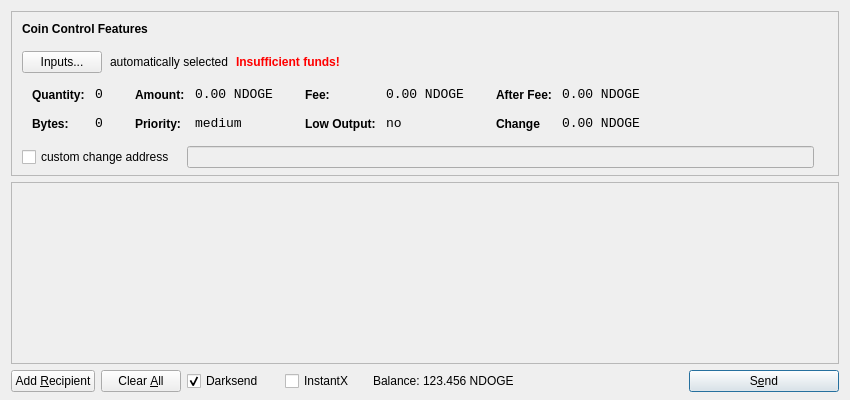
<?xml version="1.0" encoding="UTF-8"?>
<ui version="4.0">
 <class>SendCoinsDialog</class>
 <widget class="QDialog" name="SendCoinsDialog">
  <property name="geometry">
   <rect>
    <x>0</x>
    <y>0</y>
    <width>850</width>
    <height>400</height>
   </rect>
  </property>
  <property name="windowTitle">
   <string>Send Coins</string>
  </property>
  <layout class="QVBoxLayout" name="verticalLayout" stretch="0,1,0">
   <property name="bottomMargin">
    <number>8</number>
   </property>
   <item>
    <widget class="QFrame" name="frameCoinControl">
     <property name="sizePolicy">
      <sizepolicy hsizetype="Expanding" vsizetype="Expanding">
       <horstretch>0</horstretch>
       <verstretch>0</verstretch>
      </sizepolicy>
     </property>
     <property name="maximumSize">
      <size>
       <width>16777215</width>
       <height>16777215</height>
      </size>
     </property>
     <property name="frameShape">
      <enum>QFrame::StyledPanel</enum>
     </property>
     <property name="frameShadow">
      <enum>QFrame::Sunken</enum>
     </property>
     <layout class="QVBoxLayout" name="verticalLayoutCoinControl2">
      <property name="spacing">
       <number>-1</number>
      </property>
      <property name="leftMargin">
       <number>0</number>
      </property>
      <property name="topMargin">
       <number>0</number>
      </property>
      <property name="rightMargin">
       <number>0</number>
      </property>
      <property name="bottomMargin">
       <number>6</number>
      </property>
      <item>
       <layout class="QVBoxLayout" name="verticalLayoutCoinControl" stretch="0,0,0,0,1">
        <property name="spacing">
         <number>0</number>
        </property>
        <property name="leftMargin">
         <number>10</number>
        </property>
        <property name="topMargin">
         <number>10</number>
        </property>
        <item>
         <layout class="QHBoxLayout" name="horizontalLayoutCoinControl1">
          <property name="bottomMargin">
           <number>15</number>
          </property>
          <item>
           <widget class="QLabel" name="labelCoinControlFeatures">
            <property name="sizePolicy">
             <sizepolicy hsizetype="Preferred" vsizetype="Maximum">
              <horstretch>0</horstretch>
              <verstretch>0</verstretch>
             </sizepolicy>
            </property>
            <property name="font">
             <font>
              <weight>75</weight>
              <bold>true</bold>
             </font>
            </property>
            <property name="styleSheet">
             <string notr="true">font-weight:bold;</string>
            </property>
            <property name="text">
             <string>Coin Control Features</string>
            </property>
           </widget>
          </item>
         </layout>
        </item>
        <item>
         <layout class="QHBoxLayout" name="horizontalLayoutCoinControl2" stretch="0,0,0,0">
          <property name="spacing">
           <number>8</number>
          </property>
          <property name="bottomMargin">
           <number>10</number>
          </property>
          <item>
           <widget class="QPushButton" name="pushButtonCoinControl">
            <property name="styleSheet">
             <string notr="true"/>
            </property>
            <property name="text">
             <string>Inputs...</string>
            </property>
           </widget>
          </item>
          <item>
           <widget class="QLabel" name="labelCoinControlAutomaticallySelected">
            <property name="text">
             <string>automatically selected</string>
            </property>
            <property name="margin">
             <number>5</number>
            </property>
           </widget>
          </item>
          <item>
           <widget class="QLabel" name="labelCoinControlInsuffFunds">
            <property name="font">
             <font>
              <weight>75</weight>
              <bold>true</bold>
             </font>
            </property>
            <property name="styleSheet">
             <string notr="true">color:red;font-weight:bold;</string>
            </property>
            <property name="text">
             <string>Insufficient funds!</string>
            </property>
            <property name="margin">
             <number>5</number>
            </property>
           </widget>
          </item>
          <item>
           <spacer name="horizontalSpacerCoinControl">
            <property name="orientation">
             <enum>Qt::Horizontal</enum>
            </property>
            <property name="sizeHint" stdset="0">
             <size>
              <width>40</width>
              <height>1</height>
             </size>
            </property>
           </spacer>
          </item>
         </layout>
        </item>
        <item>
         <widget class="QWidget" name="widgetCoinControl" native="true">
          <property name="sizePolicy">
           <sizepolicy hsizetype="Preferred" vsizetype="Preferred">
            <horstretch>0</horstretch>
            <verstretch>0</verstretch>
           </sizepolicy>
          </property>
          <property name="minimumSize">
           <size>
            <width>0</width>
            <height>0</height>
           </size>
          </property>
          <property name="styleSheet">
           <string notr="true"/>
          </property>
          <layout class="QHBoxLayout" name="horizontalLayoutCoinControl5">
           <property name="margin">
            <number>0</number>
           </property>
           <item>
            <layout class="QHBoxLayout" name="horizontalLayoutCoinControl3" stretch="0,0,0,1">
             <property name="spacing">
              <number>20</number>
             </property>
             <property name="topMargin">
              <number>0</number>
             </property>
             <property name="bottomMargin">
              <number>10</number>
             </property>
             <item>
              <layout class="QFormLayout" name="formLayoutCoinControl1">
               <property name="horizontalSpacing">
                <number>10</number>
               </property>
               <property name="verticalSpacing">
                <number>14</number>
               </property>
               <property name="leftMargin">
                <number>10</number>
               </property>
               <property name="topMargin">
                <number>4</number>
               </property>
               <property name="rightMargin">
                <number>6</number>
               </property>
               <item row="0" column="0">
                <widget class="QLabel" name="labelCoinControlQuantityText">
                 <property name="styleSheet">
                  <string notr="true">font-weight:bold;</string>
                 </property>
                 <property name="text">
                  <string>Quantity:</string>
                 </property>
                 <property name="margin">
                  <number>0</number>
                 </property>
                </widget>
               </item>
               <item row="0" column="1">
                <widget class="QLabel" name="labelCoinControlQuantity">
                 <property name="font">
                  <font>
                   <family>Monospace</family>
                   <pointsize>10</pointsize>
                  </font>
                 </property>
                 <property name="cursor">
                  <cursorShape>IBeamCursor</cursorShape>
                 </property>
                 <property name="contextMenuPolicy">
                  <enum>Qt::ActionsContextMenu</enum>
                 </property>
                 <property name="text">
                  <string>0</string>
                 </property>
                 <property name="margin">
                  <number>0</number>
                 </property>
                 <property name="textInteractionFlags">
                  <set>Qt::LinksAccessibleByMouse|Qt::TextSelectableByKeyboard|Qt::TextSelectableByMouse</set>
                 </property>
                </widget>
               </item>
               <item row="1" column="0">
                <widget class="QLabel" name="labelCoinControlBytesText">
                 <property name="styleSheet">
                  <string notr="true">font-weight:bold;</string>
                 </property>
                 <property name="text">
                  <string>Bytes:</string>
                 </property>
                </widget>
               </item>
               <item row="1" column="1">
                <widget class="QLabel" name="labelCoinControlBytes">
                 <property name="font">
                  <font>
                   <family>Monospace</family>
                   <pointsize>10</pointsize>
                  </font>
                 </property>
                 <property name="cursor">
                  <cursorShape>IBeamCursor</cursorShape>
                 </property>
                 <property name="contextMenuPolicy">
                  <enum>Qt::ActionsContextMenu</enum>
                 </property>
                 <property name="text">
                  <string>0</string>
                 </property>
                 <property name="textInteractionFlags">
                  <set>Qt::LinksAccessibleByMouse|Qt::TextSelectableByKeyboard|Qt::TextSelectableByMouse</set>
                 </property>
                </widget>
               </item>
              </layout>
             </item>
             <item>
              <layout class="QFormLayout" name="formLayoutCoinControl2">
               <property name="horizontalSpacing">
                <number>10</number>
               </property>
               <property name="verticalSpacing">
                <number>14</number>
               </property>
               <property name="leftMargin">
                <number>6</number>
               </property>
               <property name="topMargin">
                <number>4</number>
               </property>
               <property name="rightMargin">
                <number>6</number>
               </property>
               <item row="0" column="0">
                <widget class="QLabel" name="labelCoinControlAmountText">
                 <property name="styleSheet">
                  <string notr="true">font-weight:bold;</string>
                 </property>
                 <property name="text">
                  <string>Amount:</string>
                 </property>
                 <property name="margin">
                  <number>0</number>
                 </property>
                </widget>
               </item>
               <item row="0" column="1">
                <widget class="QLabel" name="labelCoinControlAmount">
                 <property name="font">
                  <font>
                   <family>Monospace</family>
                   <pointsize>10</pointsize>
                  </font>
                 </property>
                 <property name="cursor">
                  <cursorShape>IBeamCursor</cursorShape>
                 </property>
                 <property name="contextMenuPolicy">
                  <enum>Qt::ActionsContextMenu</enum>
                 </property>
                 <property name="text">
                  <string>0.00 NDOGE</string>
                 </property>
                 <property name="textInteractionFlags">
                  <set>Qt::LinksAccessibleByMouse|Qt::TextSelectableByKeyboard|Qt::TextSelectableByMouse</set>
                 </property>
                </widget>
               </item>
               <item row="1" column="0">
                <widget class="QLabel" name="labelCoinControlPriorityText">
                 <property name="styleSheet">
                  <string notr="true">font-weight:bold;</string>
                 </property>
                 <property name="text">
                  <string>Priority:</string>
                 </property>
                </widget>
               </item>
               <item row="1" column="1">
                <widget class="QLabel" name="labelCoinControlPriority">
                 <property name="font">
                  <font>
                   <family>Monospace</family>
                   <pointsize>10</pointsize>
                  </font>
                 </property>
                 <property name="cursor">
                  <cursorShape>IBeamCursor</cursorShape>
                 </property>
                 <property name="contextMenuPolicy">
                  <enum>Qt::ActionsContextMenu</enum>
                 </property>
                 <property name="text">
                  <string>medium</string>
                 </property>
                 <property name="textInteractionFlags">
                  <set>Qt::LinksAccessibleByMouse|Qt::TextSelectableByKeyboard|Qt::TextSelectableByMouse</set>
                 </property>
                </widget>
               </item>
              </layout>
             </item>
             <item>
              <layout class="QFormLayout" name="formLayoutCoinControl3">
               <property name="horizontalSpacing">
                <number>10</number>
               </property>
               <property name="verticalSpacing">
                <number>14</number>
               </property>
               <property name="leftMargin">
                <number>6</number>
               </property>
               <property name="topMargin">
                <number>4</number>
               </property>
               <property name="rightMargin">
                <number>6</number>
               </property>
               <item row="0" column="0">
                <widget class="QLabel" name="labelCoinControlFeeText">
                 <property name="styleSheet">
                  <string notr="true">font-weight:bold;</string>
                 </property>
                 <property name="text">
                  <string>Fee:</string>
                 </property>
                 <property name="margin">
                  <number>0</number>
                 </property>
                </widget>
               </item>
               <item row="0" column="1">
                <widget class="QLabel" name="labelCoinControlFee">
                 <property name="font">
                  <font>
                   <family>Monospace</family>
                   <pointsize>10</pointsize>
                  </font>
                 </property>
                 <property name="cursor">
                  <cursorShape>IBeamCursor</cursorShape>
                 </property>
                 <property name="contextMenuPolicy">
                  <enum>Qt::ActionsContextMenu</enum>
                 </property>
                 <property name="text">
                  <string>0.00 NDOGE</string>
                 </property>
                 <property name="textInteractionFlags">
                  <set>Qt::LinksAccessibleByMouse|Qt::TextSelectableByKeyboard|Qt::TextSelectableByMouse</set>
                 </property>
                </widget>
               </item>
               <item row="1" column="0">
                <widget class="QLabel" name="labelCoinControlLowOutputText">
                 <property name="styleSheet">
                  <string notr="true">font-weight:bold;</string>
                 </property>
                 <property name="text">
                  <string>Low Output:</string>
                 </property>
                </widget>
               </item>
               <item row="1" column="1">
                <widget class="QLabel" name="labelCoinControlLowOutput">
                 <property name="font">
                  <font>
                   <family>Monospace</family>
                   <pointsize>10</pointsize>
                  </font>
                 </property>
                 <property name="cursor">
                  <cursorShape>IBeamCursor</cursorShape>
                 </property>
                 <property name="contextMenuPolicy">
                  <enum>Qt::ActionsContextMenu</enum>
                 </property>
                 <property name="text">
                  <string>no</string>
                 </property>
                 <property name="textInteractionFlags">
                  <set>Qt::LinksAccessibleByMouse|Qt::TextSelectableByKeyboard|Qt::TextSelectableByMouse</set>
                 </property>
                </widget>
               </item>
              </layout>
             </item>
             <item>
              <layout class="QFormLayout" name="formLayoutCoinControl4">
               <property name="horizontalSpacing">
                <number>10</number>
               </property>
               <property name="verticalSpacing">
                <number>14</number>
               </property>
               <property name="leftMargin">
                <number>6</number>
               </property>
               <property name="topMargin">
                <number>4</number>
               </property>
               <property name="rightMargin">
                <number>6</number>
               </property>
               <item row="0" column="0">
                <widget class="QLabel" name="labelCoinControlAfterFeeText">
                 <property name="styleSheet">
                  <string notr="true">font-weight:bold;</string>
                 </property>
                 <property name="text">
                  <string>After Fee:</string>
                 </property>
                 <property name="margin">
                  <number>0</number>
                 </property>
                </widget>
               </item>
               <item row="0" column="1">
                <widget class="QLabel" name="labelCoinControlAfterFee">
                 <property name="font">
                  <font>
                   <family>Monospace</family>
                   <pointsize>10</pointsize>
                  </font>
                 </property>
                 <property name="cursor">
                  <cursorShape>IBeamCursor</cursorShape>
                 </property>
                 <property name="contextMenuPolicy">
                  <enum>Qt::ActionsContextMenu</enum>
                 </property>
                 <property name="text">
                  <string>0.00 NDOGE</string>
                 </property>
                 <property name="textInteractionFlags">
                  <set>Qt::LinksAccessibleByMouse|Qt::TextSelectableByKeyboard|Qt::TextSelectableByMouse</set>
                 </property>
                </widget>
               </item>
               <item row="1" column="0">
                <widget class="QLabel" name="labelCoinControlChangeText">
                 <property name="styleSheet">
                  <string notr="true">font-weight:bold;</string>
                 </property>
                 <property name="text">
                  <string>Change</string>
                 </property>
                </widget>
               </item>
               <item row="1" column="1">
                <widget class="QLabel" name="labelCoinControlChange">
                 <property name="font">
                  <font>
                   <family>Monospace</family>
                   <pointsize>10</pointsize>
                  </font>
                 </property>
                 <property name="cursor">
                  <cursorShape>IBeamCursor</cursorShape>
                 </property>
                 <property name="contextMenuPolicy">
                  <enum>Qt::ActionsContextMenu</enum>
                 </property>
                 <property name="text">
                  <string>0.00 NDOGE</string>
                 </property>
                 <property name="textInteractionFlags">
                  <set>Qt::LinksAccessibleByMouse|Qt::TextSelectableByKeyboard|Qt::TextSelectableByMouse</set>
                 </property>
                </widget>
               </item>
              </layout>
             </item>
            </layout>
           </item>
          </layout>
         </widget>
        </item>
        <item>
         <layout class="QHBoxLayout" name="horizontalLayoutCoinControl4" stretch="0,0,0">
          <property name="spacing">
           <number>12</number>
          </property>
          <property name="sizeConstraint">
           <enum>QLayout::SetDefaultConstraint</enum>
          </property>
          <property name="topMargin">
           <number>5</number>
          </property>
          <property name="rightMargin">
           <number>5</number>
          </property>
          <item>
           <widget class="QCheckBox" name="checkBoxCoinControlChange">
            <property name="text">
             <string>custom change address</string>
            </property>
           </widget>
          </item>
          <item>
           <widget class="QLineEdit" name="lineEditCoinControlChange">
            <property name="enabled">
             <bool>false</bool>
            </property>
            <property name="sizePolicy">
             <sizepolicy hsizetype="Expanding" vsizetype="Fixed">
              <horstretch>0</horstretch>
              <verstretch>0</verstretch>
             </sizepolicy>
            </property>
           </widget>
          </item>
          <item>
           <widget class="QLabel" name="labelCoinControlChangeLabel">
            <property name="sizePolicy">
             <sizepolicy hsizetype="Preferred" vsizetype="Expanding">
              <horstretch>0</horstretch>
              <verstretch>0</verstretch>
             </sizepolicy>
            </property>
            <property name="minimumSize">
             <size>
              <width>0</width>
              <height>0</height>
             </size>
            </property>
            <property name="text">
             <string/>
            </property>
            <property name="margin">
             <number>3</number>
            </property>
           </widget>
          </item>
         </layout>
        </item>
        <item>
         <spacer name="verticalSpacerCoinControl">
          <property name="orientation">
           <enum>Qt::Vertical</enum>
          </property>
          <property name="sizeHint" stdset="0">
           <size>
            <width>800</width>
            <height>1</height>
           </size>
          </property>
         </spacer>
        </item>
       </layout>
      </item>
     </layout>
    </widget>
   </item>
   <item>
    <widget class="QScrollArea" name="scrollArea">
     <property name="widgetResizable">
      <bool>true</bool>
     </property>
     <widget class="QWidget" name="scrollAreaWidgetContents">
      <property name="geometry">
       <rect>
        <x>0</x>
        <y>0</y>
        <width>830</width>
        <height>165</height>
       </rect>
      </property>
      <layout class="QVBoxLayout" name="verticalLayout_2">
       <property name="margin">
        <number>0</number>
       </property>
       <item>
        <layout class="QVBoxLayout" name="entries">
         <property name="spacing">
          <number>6</number>
         </property>
        </layout>
       </item>
       <item>
        <spacer name="verticalSpacer">
         <property name="orientation">
          <enum>Qt::Vertical</enum>
         </property>
         <property name="sizeHint" stdset="0">
          <size>
           <width>20</width>
           <height>40</height>
          </size>
         </property>
        </spacer>
       </item>
      </layout>
     </widget>
    </widget>
   </item>
   <item>
    <layout class="QHBoxLayout" name="horizontalLayout">
     <item>
      <widget class="QPushButton" name="addButton">
       <property name="toolTip">
        <string>Send to multiple recipients at once</string>
       </property>
       <property name="text">
        <string>Add &amp;Recipient</string>
       </property>
       <property name="autoDefault">
        <bool>false</bool>
       </property>
      </widget>
     </item>
     <item>
      <widget class="QPushButton" name="clearButton">
       <property name="sizePolicy">
        <sizepolicy hsizetype="Minimum" vsizetype="Fixed">
         <horstretch>0</horstretch>
         <verstretch>0</verstretch>
        </sizepolicy>
       </property>
       <property name="toolTip">
        <string>Remove all transaction fields</string>
       </property>
       <property name="text">
        <string>Clear &amp;All</string>
       </property>
       <property name="autoRepeatDelay">
        <number>300</number>
       </property>
       <property name="autoDefault">
        <bool>false</bool>
       </property>
      </widget>
     </item>
     <item>
      <layout class="QHBoxLayout" name="horizontalLayout_2">
       <property name="spacing">
        <number>3</number>
       </property>
        <item>
        <widget class="QCheckBox" name="checkUseDarksend">
         <property name="minimumSize">
          <size>
           <width>95</width>
           <height>0</height>
          </size>
         </property>
         <property name="text">
          <string>Darksend</string>
         </property>
         <property name="checked">
          <bool>true</bool>
         </property>
        </widget>
       </item>
       <item>
        <widget class="QCheckBox" name="checkInstantX">
         <property name="enabled">
          <bool>true</bool>
         </property>
         <property name="minimumSize">
          <size>
           <width>85</width>
           <height>0</height>
          </size>
         </property>
         <property name="text">
          <string>InstantX</string>
         </property>
        </widget>
       </item>
       <item>
        <widget class="QLabel" name="label">
         <property name="sizePolicy">
          <sizepolicy hsizetype="Preferred" vsizetype="Fixed">
           <horstretch>0</horstretch>
           <verstretch>0</verstretch>
          </sizepolicy>
         </property>
         <property name="text">
          <string>Balance:</string>
         </property>
        </widget>
       </item>
       <item>
        <widget class="QLabel" name="labelBalance">
         <property name="sizePolicy">
          <sizepolicy hsizetype="Preferred" vsizetype="Fixed">
           <horstretch>0</horstretch>
           <verstretch>0</verstretch>
          </sizepolicy>
         </property>
         <property name="cursor">
          <cursorShape>IBeamCursor</cursorShape>
         </property>
         <property name="text">
          <string>123.456 NDOGE</string>
         </property>
         <property name="textInteractionFlags">
          <set>Qt::LinksAccessibleByMouse|Qt::TextSelectableByKeyboard|Qt::TextSelectableByMouse</set>
         </property>
        </widget>
       </item>
      </layout>
     </item>
     <item>
      <spacer name="horizontalSpacer">
       <property name="orientation">
        <enum>Qt::Horizontal</enum>
       </property>
       <property name="sizeHint" stdset="0">
        <size>
         <width>40</width>
         <height>20</height>
        </size>
       </property>
      </spacer>
     </item>
     <item>
      <widget class="QPushButton" name="sendButton">
       <property name="minimumSize">
        <size>
         <width>150</width>
         <height>0</height>
        </size>
       </property>
       <property name="toolTip">
        <string>Confirm the send action</string>
       </property>
       <property name="text">
        <string>S&amp;end</string>
       </property>
       <property name="icon">
        <iconset resource="../bitcoin.qrc">
         <normaloff>:/icons/send</normaloff>:/icons/send</iconset>
       </property>
       <property name="default">
        <bool>true</bool>
       </property>
      </widget>
     </item>
    </layout>
   </item>
  </layout>
 </widget>
 <resources>
  <include location="../bitcoin.qrc"/>
 </resources>
 <connections/>
</ui>
